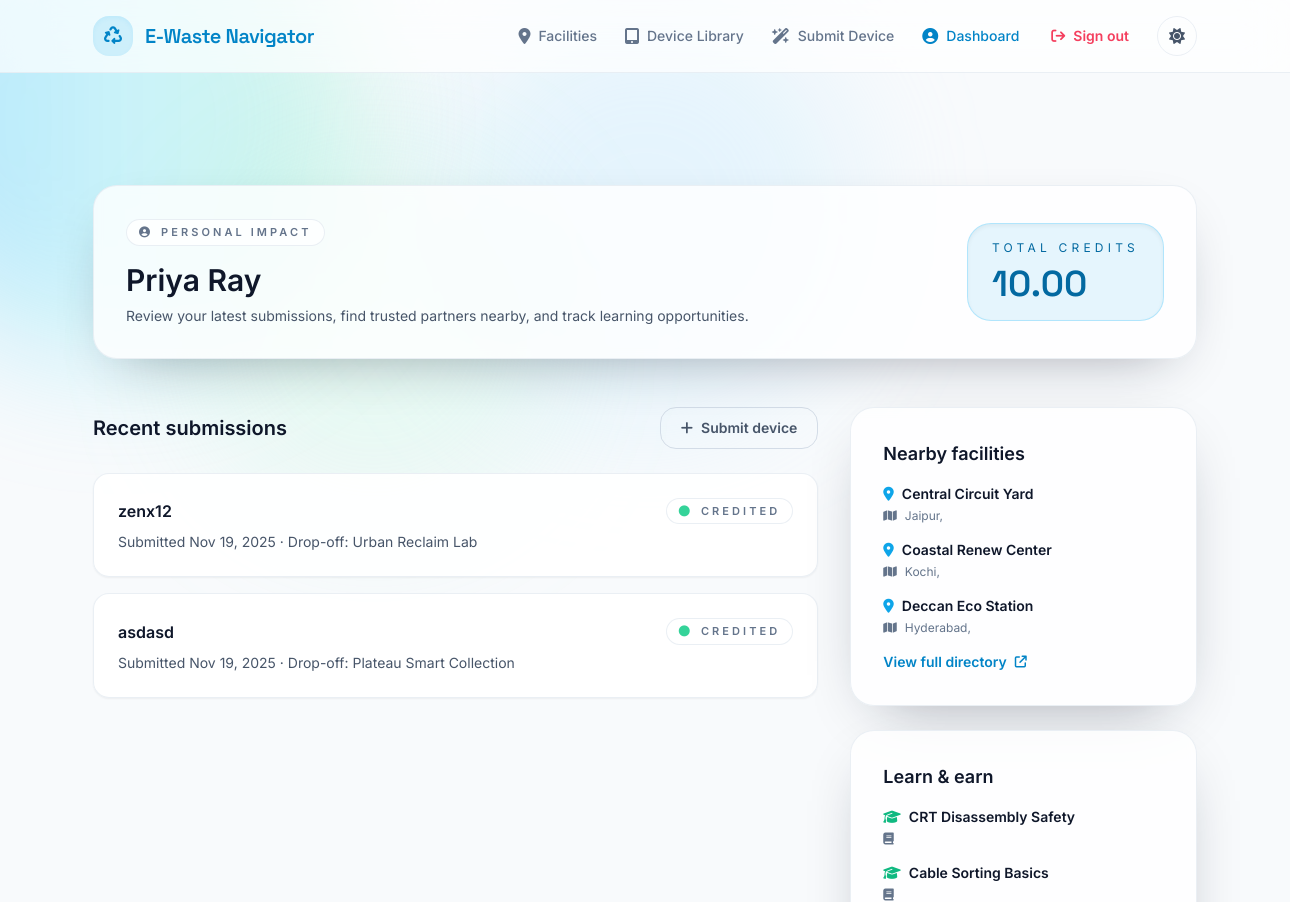
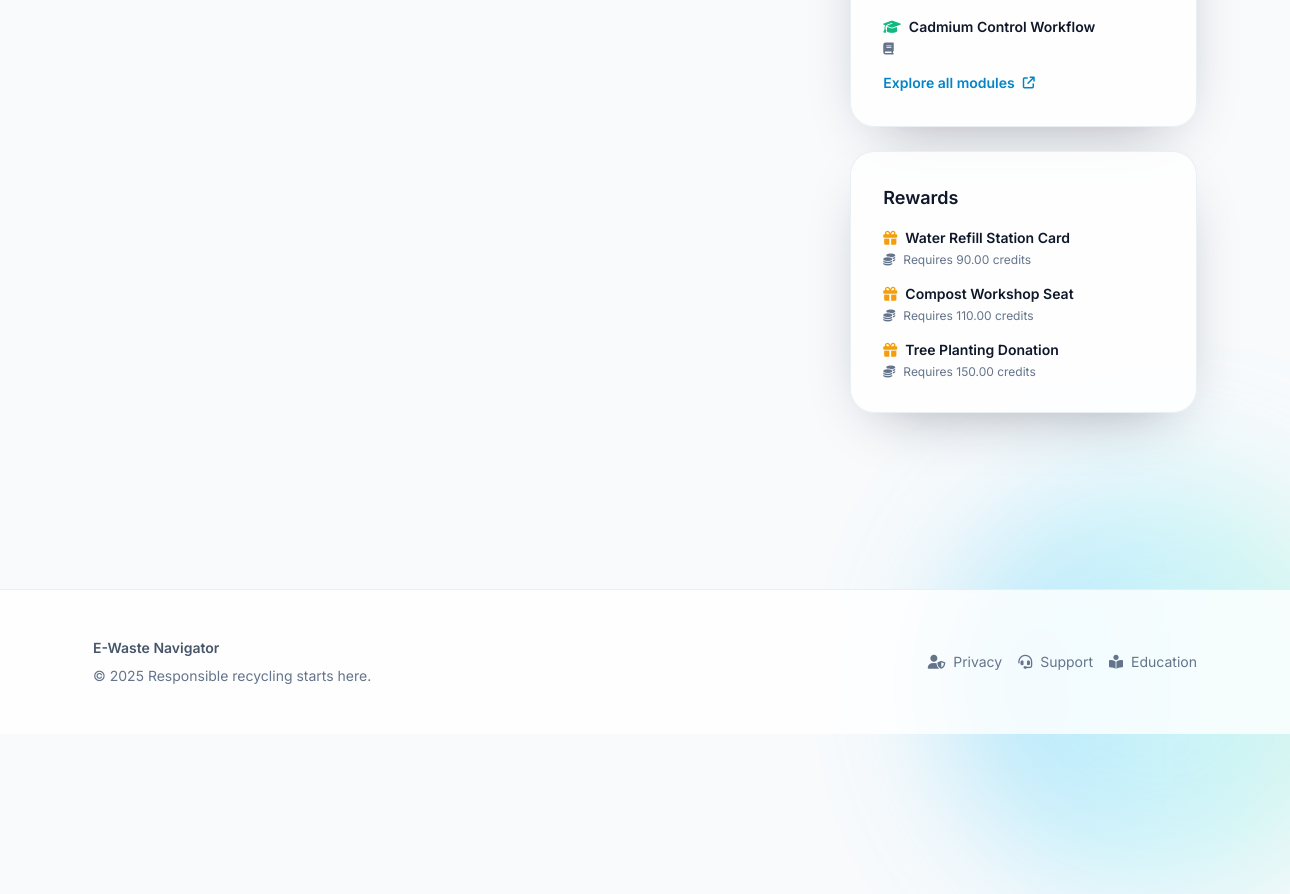
Before: /accounts/dashboard/ (signed in) with the older database file (2 pictures, top to bottom).
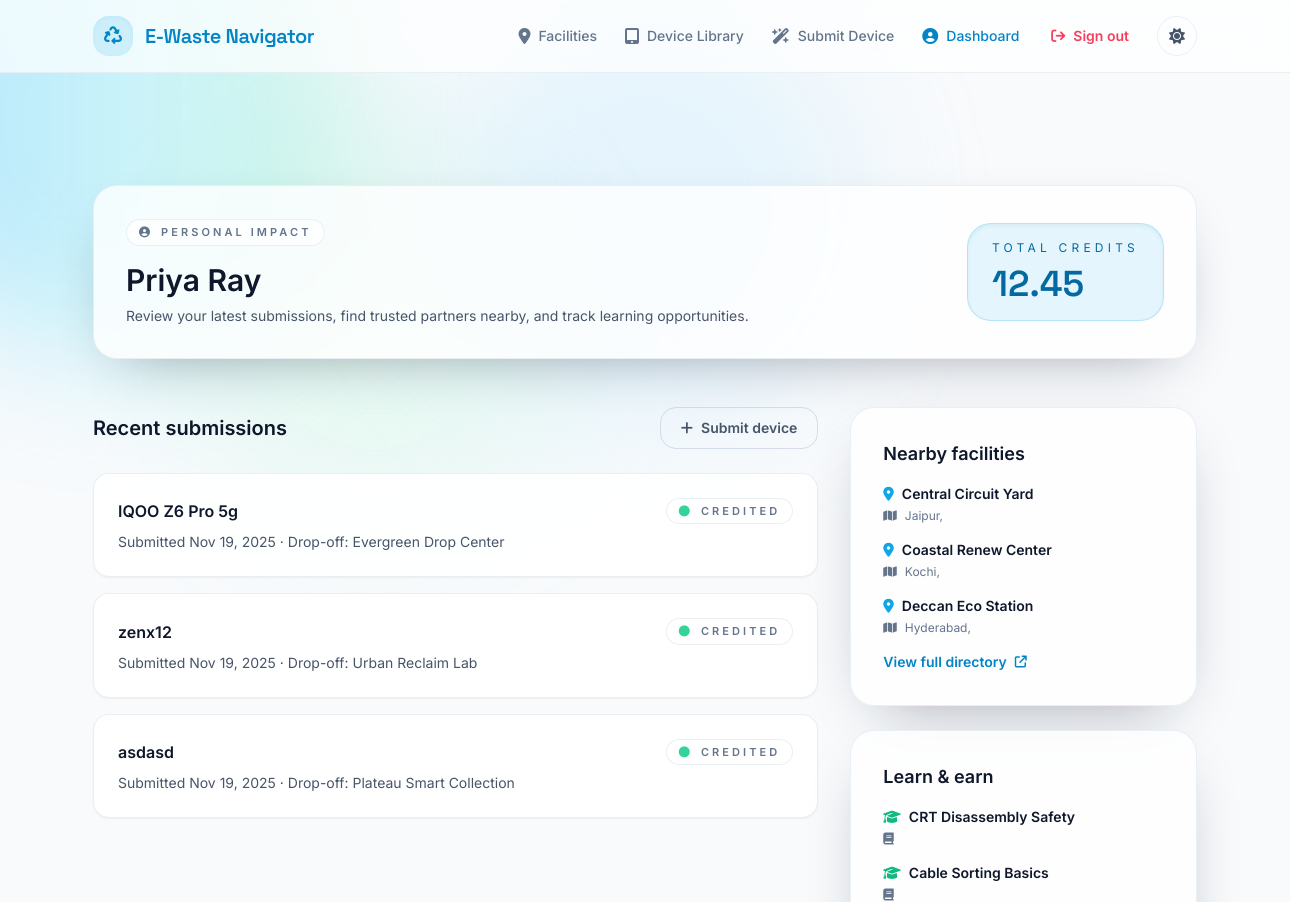
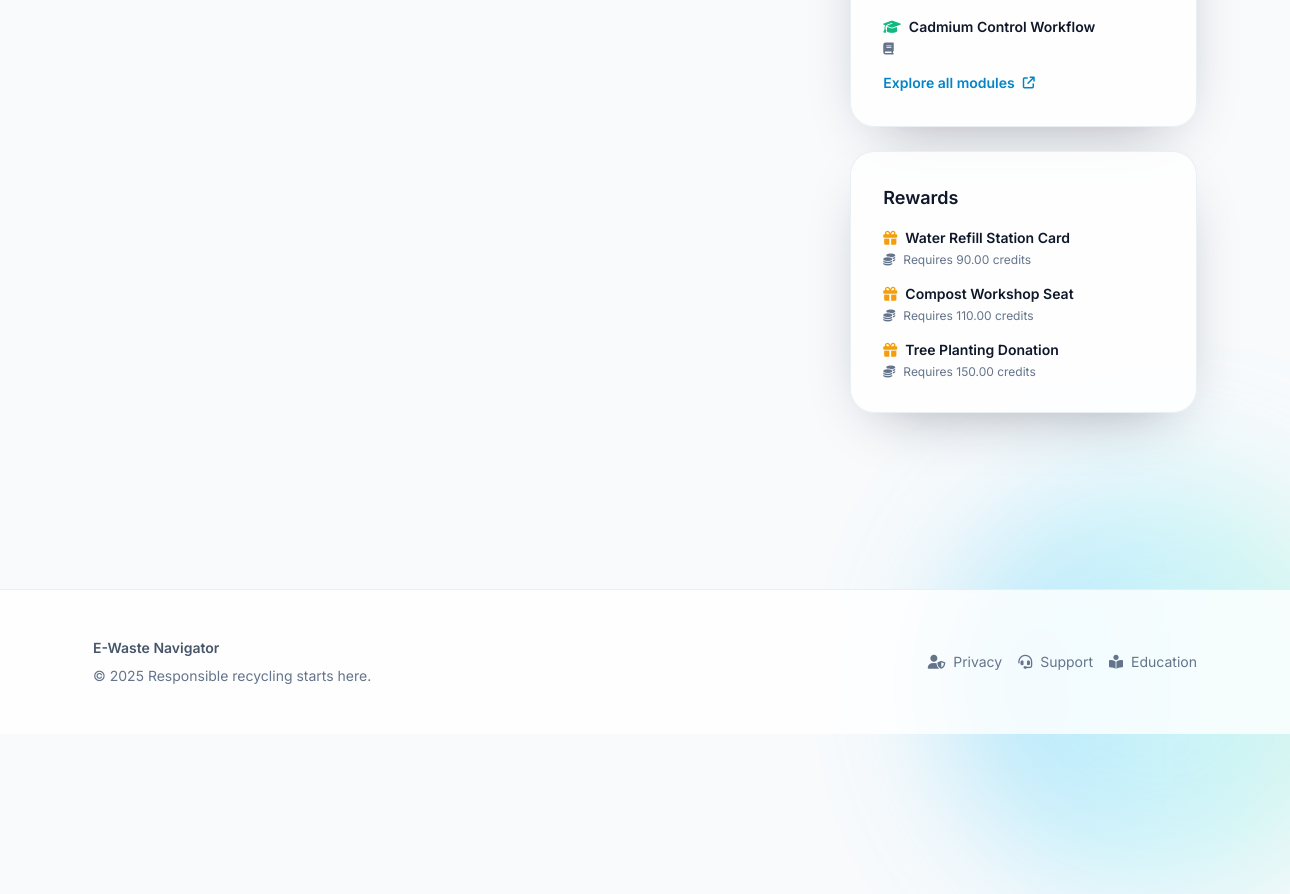
After: the same page with the newer database file (2 pictures, top to bottom).
### accounts/models.py (models this page shows, shortened)
class UserProfile(models.Model):
	user = models.OneToOneField(settings.AUTH_USER_MODEL, on_delete=models.CASCADE, related_name="profile")
	avatar_url = models.URLField(blank=True)
	phone_number = models.CharField(max_length=20, blank=True)
	home_location = models.CharField(max_length=255, blank=True)
	total_credits = models.DecimalField(max_digits=10, decimal_places=2, default=Decimal("0.00"))
	newsletter_opt_in = models.BooleanField(default=False)
	created_at = models.DateTimeField(auto_now_add=True)
	updated_at = models.DateTimeField(auto_now=True)
	class Meta:
		ordering = ["user__username"]

### devices/models.py (models this page shows, shortened)
class DeviceSubmission(models.Model):
	DRAFT = "draft"
	PENDING = "pending"
	RECEIVED = "received"
	CREDITED = "credited"
	CANCELLED = "cancelled"
	STATUS_CHOICES = [
		(DRAFT, "Draft"),
		(PENDING, "Awaiting Drop-off"),
		(RECEIVED, "Received"),
		(CREDITED, "Credited"),
		(CANCELLED, "Cancelled"),
	]
	user = models.ForeignKey(
		settings.AUTH_USER_MODEL,
		related_name="device_submissions",
		on_delete=models.SET_NULL,
		blank=True,
		null=True,
	)
	device_model = models.ForeignKey(
		DeviceModel,
		related_name="submissions",
		on_delete=models.SET_NULL,
		blank=True,
		null=True,
	)
	custom_device_name = models.CharField(
		max_length=200,
		blank=True,
		help_text="Provide the device name if it is not listed.",
	)
	device_type = models.CharField(
		max_length=120,
		blank=True,
		help_text="General category such as phone, laptop, or monitor.",
	)
	drop_off_facility = models.ForeignKey(
		'facilities.Facility',
		related_name='device_submissions',
		on_delete=models.SET_NULL,
		blank=True,
		null=True,
	)
	status = models.CharField(max_length=20, choices=STATUS_CHOICES, default=DRAFT)
	estimated_precious_metal_mass = models.DecimalField(
		max_digits=9,
		decimal_places=2,
		default=Decimal("0.00"),
		help_text="In grams",
	)
	estimated_credit_value = models.DecimalField(max_digits=9, decimal_places=2, default=Decimal("0.00"))
	message_to_facility = models.CharField(max_length=280, blank=True)
	pickup_address = models.TextField(blank=True)
	submitted_at = models.DateTimeField(default=timezone.now)
	updated_at = models.DateTimeField(auto_now=True)
	catalog_entry_created = models.BooleanField(default=False)
	credits_awarded = models.BooleanField(default=False)
	class Meta:
		ordering = ["-submitted_at"]
	@property
	def display_name(self) -> str:
		return self.custom_device_name or (self.device_model and str(self.device_model)) or "Custom device"

### facilities/models.py (models this page shows, shortened)
class Facility(models.Model):
	name = models.CharField(max_length=200)
	slug = models.SlugField(max_length=210, unique=True)
	tagline = models.CharField(max_length=255, blank=True)
	description = models.TextField(blank=True)
	street_address = models.CharField(max_length=255)
	city = models.CharField(max_length=120)
	state_province = models.CharField(max_length=120)
	postal_code = models.CharField(max_length=20)
	country = models.CharField(max_length=60, default="India")
	latitude = models.DecimalField(max_digits=9, decimal_places=6, null=True, blank=True)
	longitude = models.DecimalField(max_digits=9, decimal_places=6, null=True, blank=True)
	phone_number = models.CharField(max_length=30, blank=True)
	email = models.EmailField(blank=True)
	website = models.URLField(blank=True)
	hours_of_operation = models.JSONField(default=dict, blank=True)
	drop_off_instructions = models.TextField(blank=True)
	services = models.ManyToManyField(
		FacilityService,
		related_name="facilities",
		blank=True,
	)
	focus_components = models.ManyToManyField(
		'education.HazardousComponent',
		related_name='facilities',
		blank=True,
	)
	is_verified = models.BooleanField(default=False)
	created_at = models.DateTimeField(auto_now_add=True)
	updated_at = models.DateTimeField(auto_now=True)
	class Meta:
		ordering = ["name"]

### education/models.py (models this page shows, shortened)
class LearningModule(models.Model):
	AWARENESS = "awareness"
	ACTION = "action"
	DEEP_DIVE = "deep_dive"
	MODULE_TYPE_CHOICES = [
		(AWARENESS, "Awareness"),
		(ACTION, "Actionable Guidance"),
		(DEEP_DIVE, "Deep Dive"),
	]
	title = models.CharField(max_length=200)
	slug = models.SlugField(max_length=210, unique=True)
	summary = models.CharField(max_length=255)
	body = models.TextField()
	module_type = models.CharField(
		max_length=20,
		choices=MODULE_TYPE_CHOICES,
		default=AWARENESS,
	)
	components = models.ManyToManyField(HazardousComponent, related_name="modules")
	estimated_read_time = models.PositiveIntegerField(default=3, help_text="In minutes")
	is_published = models.BooleanField(default=True)
	created_at = models.DateTimeField(auto_now_add=True)
	updated_at = models.DateTimeField(auto_now=True)
	class Meta:
		ordering = ["title"]

### rewards/models.py (models this page shows, shortened)
class Reward(models.Model):
	name = models.CharField(max_length=180)
	slug = models.SlugField(max_length=190, unique=True)
	summary = models.CharField(max_length=255)
	description = models.TextField(blank=True)
	points_required = models.DecimalField(max_digits=10, decimal_places=2, default=Decimal("0.00"))
	image_url = models.URLField(blank=True)
	partner_url = models.URLField(blank=True)
	is_active = models.BooleanField(default=True)
	created_at = models.DateTimeField(auto_now_add=True)
	updated_at = models.DateTimeField(auto_now=True)
	class Meta:
		ordering = ["points_required"]

### accounts/views.py (the view)
# urls.py: path("dashboard/", views.user_dashboard, name="user_dashboard"),
@login_required
def user_dashboard(request: HttpRequest) -> HttpResponse:
	profile, _ = UserProfile.objects.get_or_create(user=request.user)
	submissions = DeviceSubmission.objects.filter(user=request.user)[:5]
	nearby_facilities = Facility.objects.all()[:3]
	modules = LearningModule.objects.all()[:3]
	rewards = Reward.objects.all()[:3]
	return render(
		request,
		"accounts/user_dashboard.html",
		{
			"profile": profile,
			"submissions": submissions,
			"facilities": nearby_facilities,
			"modules": modules,
			"rewards": rewards,
		},
	)

### accounts/templates/accounts/user_dashboard.html (shortened to what the changed rows need)
{% extends "base.html" %}
{% block content %}
<section class="page-section">
    <div class="layout-container space-y-12">
        <header class="glass-card">
            <div class="flex flex-col gap-6 md:flex-row md:items-center md:justify-between">
                <div>
                    <h1 class="mt-4 text-3xl font-semibold text-slate-900 dark:text-white">{{ request.user.get_full_name|default:request.user.username }}</h1>
                </div>
                <div class="rounded-3xl border border-sky-400/30 bg-sky-500/10 px-6 py-4 text-sky-700 shadow-inner dark:border-sky-500/30 dark:bg-sky-500/10 dark:text-sky-200">
                    <p class="text-xs uppercase tracking-[0.35em]">Total credits</p>
                    <p class="mt-2 font-display text-4xl font-semibold">{{ profile.total_credits }}</p>
                </div>
            </div>
        </header>
        <div class="dashboard-grid">
            <section class="lg:col-span-2 space-y-6">
                <div class="flex items-center justify-between">
                    <h2 class="text-xl font-semibold text-slate-900 dark:text-white">Recent submissions</h2>
                </div>
                <div class="space-y-4">
                    {% for submission in submissions %}
                        <article class="grid-card">
                            <div class="flex flex-col gap-3 sm:flex-row sm:items-center sm:justify-between">
                                <h3 class="text-base font-semibold text-slate-900 dark:text-white">{{ submission.display_name }}</h3>
                                <span class="chip-badge">
                                    <i class="fa-solid fa-circle {% if submission.status == 'credited' %}text-emerald-400{% elif submission.status == 'pending' %}text-amber-400{% else %}text-slate-400{% endif %}"></i>
                                    {{ submission.get_status_display }}
                                </span>
                            </div>
                            <p class="mt-2 text-sm text-slate-600 dark:text-slate-400">
                                Submitted {{ submission.submitted_at|date:"M j, Y" }}
                                {% if submission.drop_off_facility %}
                                    · Drop-off: {{ submission.drop_off_facility.name }}
                                {% endif %}
                            </p>
                        </article>
                    {% empty %}
                        <div class="glass-card text-center text-sm text-slate-500 dark:text-slate-400">
                            No submissions yet. <a href="{% url 'devices:submit' %}" class="font-semibold text-sky-600 hover:text-sky-500 dark:text-sky-300 dark:hover:text-sky-200">Start your first recycling claim.</a>
                        </div>
                    {% endfor %}
                </div>
            </section>
            <aside class="space-y-6">
                <div class="glass-card">
                    <ul class="mt-4 space-y-4 text-sm text-slate-600 dark:text-slate-400">
                        {% for facility in facilities %}
                            <li>
                                <p class="font-semibold text-slate-900 dark:text-white"><i class="fa-solid fa-location-dot mr-2 text-sky-500"></i>{{ facility.name }}</p>
                                <p class="mt-1 text-xs text-slate-500 dark:text-slate-500"><i class="fa-solid fa-map mr-2"></i>{{ facility.city }}, {{ facility.state }}</p>
                            </li>
                        {% empty %}
                            <li>No facilities yet—check back soon.</li>
                        {% endfor %}
                    </ul>
                </div>
                <div class="glass-card">
                    <ul class="mt-4 space-y-4 text-sm text-slate-600 dark:text-slate-400">
                        {% for module in modules %}
                            <li>
                                <p class="font-semibold text-slate-900 dark:text-white"><i class="fa-solid fa-graduation-cap mr-2 text-emerald-500"></i>{{ module.title }}</p>
                                <p class="mt-1 text-xs text-slate-500 dark:text-slate-500"><i class="fa-solid fa-book mr-2"></i>{{ module.subtitle }}</p>
                            </li>
                        {% empty %}
                            <li>Stay tuned—new learning drops coming soon.</li>
                        {% endfor %}
                    </ul>
                </div>
                <div class="glass-card">
                    <ul class="mt-4 space-y-4 text-sm text-slate-600 dark:text-slate-400">
                        {% for reward in rewards %}
                            <li>
                                <p class="font-semibold text-slate-900 dark:text-white"><i class="fa-solid fa-gift mr-2 text-amber-500"></i>{{ reward.name }}</p>
                                <p class="mt-1 text-xs text-slate-500 dark:text-slate-500"><i class="fa-solid fa-coins mr-2"></i>Requires {{ reward.points_required }} credits</p>
                            </li>
                        {% empty %}
                            <li>Rewards catalog coming soon.</li>
                        {% endfor %}
                    </ul>
                </div>
            </aside>
        </div>
    </div>
</section>
{% endblock %}

Changed rows visible on the page:
changed UserProfile: total_credits "10.00" → "12.45"
added DeviceSubmission: display_name "IQOO Z6 Pro 5g", status "CREDITED", submitted_at "Nov 19, 2025", drop_off_facility.name "Evergreen Drop Center"
